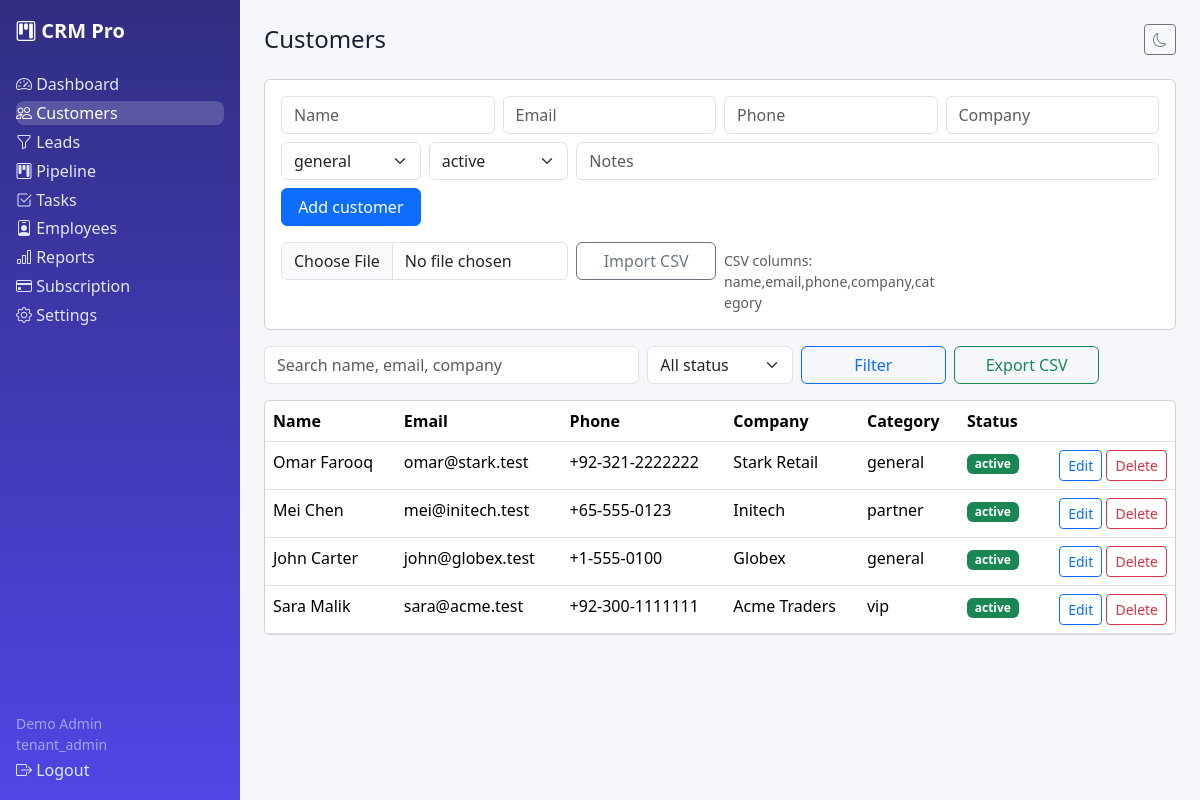
The app's page /customers.php (signed in) with its own data.
### tables this page shows
CREATE TABLE customers (id INT UNSIGNED AUTO_INCREMENT PRIMARY KEY, tenant_id INT UNSIGNED NOT NULL, name VARCHAR(150) NOT NULL, email VARCHAR(190) NULL, phone VARCHAR(40) NULL, company VARCHAR(150) NULL, category VARCHAR(60) NOT NULL DEFAULT 'general', status ENUM('active','inactive') NOT NULL DEFAULT 'active', notes TEXT NULL, created_at DATETIME NOT NULL DEFAULT CURRENT_TIMESTAMP, INDEX idx_cust_tenant(tenant_id), INDEX idx_cust_name(name), CONSTRAINT fk_cust_tenant FOREIGN KEY(tenant_id) REFERENCES tenants(id) ON DELETE CASCADE);

### includes/functions.php (called while the page is built, shortened)
<?php
function e(?string $v): string { return htmlspecialchars($v ?? '', ENT_QUOTES, 'UTF-8'); }

### customers.php (the view, shortened to what this page needs)
<?php require_once __DIR__ . '/includes/auth.php'; $user=require_role(['tenant_admin','manager','employee']); $pdo=db(); check_tenant_active($pdo); $tid=require_tenant(); $base='';
$q=trim($_GET['q']??''); $status=$_GET['status']??'';
$sql='SELECT * FROM customers WHERE tenant_id=?'; $args=[$tid]; $sql.=' ORDER BY id DESC';
$s=$pdo->prepare($sql); $s->execute($args); $rows=$s->fetchAll(); $edit=null; if(!empty($_GET['edit'])){$s=$pdo->prepare('SELECT * FROM customers WHERE id=? AND tenant_id=?');$s->execute([(int)$_GET['edit'],$tid]);$edit=$s->fetch();}
include __DIR__ . '/includes/header.php'; ?>
<div class="card p-3 mb-3"><form class="row g-2" method="post"><?= csrf_field() ?><input type="hidden" name="id" value="<?= e($edit['id']??'') ?>">
<?php foreach([['name','Name',1],['email','Email',0],['phone','Phone',0],['company','Company',0]] as [$f,$l,$r]): ?><div class="col-md-3"><input class="form-control" name="<?= $f ?>" placeholder="<?= $l ?>" value="<?= e($edit[$f]??'') ?>" <?= $r?'required':'' ?>></div><?php endforeach; ?>
<div class="col-md-2"><select class="form-select" name="category"><?php foreach(['general','vip','partner'] as $c): ?><option <?= ($edit['category']??'')===$c?'selected':'' ?>><?= $c ?></option><?php endforeach; ?></select></div>
<div class="col-md-2"><select class="form-select" name="status"><?php foreach(['active','inactive'] as $c): ?><option <?= ($edit['status']??'active')===$c?'selected':'' ?>><?= $c ?></option><?php endforeach; ?></select></div>
<div class="col-md-8"><input class="form-control" name="notes" placeholder="Notes" value="<?= e($edit['notes']??'') ?>"></div>
<div class="col-md-2"><button class="btn btn-primary w-100"><?= $edit?'Update':'Add' ?> customer</button></div></form>
<form class="row g-2 mt-2" method="post" enctype="multipart/form-data"><?= csrf_field() ?><input type="hidden" name="action" value="import"><div class="col-md-4"><input class="form-control" type="file" name="csv" accept=".csv" required></div><div class="col-md-2"><button class="btn btn-outline-secondary w-100">Import CSV</button></div><div class="col-md-3 text-muted small pt-2">CSV columns: name,email,phone,company,category</div></form></div>
<form class="row g-2 mb-3" method="get"><div class="col-md-5"><input class="form-control" name="q" value="<?= e($q) ?>" placeholder="Search name, email, company"></div>
<div class="col-md-2"><select class="form-select" name="status"><option value="">All status</option></select></div>
<div class="col-md-2"><button class="btn btn-outline-primary w-100">Filter</button></div><div class="col-md-2"><a class="btn btn-outline-success w-100" href="?export=1">Export CSV</a></div></form>
<div class="card p-0 overflow-auto"><table class="table table-hover mb-0"><thead><tr><th>Name</th><th>Email</th><th>Phone</th><th>Company</th><th>Category</th><th>Status</th><th></th></tr></thead><tbody>
<?php foreach($rows as $r): ?><tr><td><?= e($r['name']) ?></td><td><?= e($r['email']) ?></td><td><?= e($r['phone']) ?></td><td><?= e($r['company']) ?></td><td><?= e($r['category']) ?></td><td><span class="badge bg-success"><?= e($r['status']) ?></span></td>
<td class="text-end"><a class="btn btn-sm btn-outline-primary" href="?edit=<?= $r['id'] ?>">Edit</a>
<form method="post" class="d-inline"><button class="btn btn-sm btn-outline-danger" data-confirm="Delete this customer?">Delete</button></form></td></tr><?php endforeach; ?>
</tbody></table></div><?php include __DIR__ . '/includes/footer.php'; ?>

### assets/css/style.css (style rules this page uses)
:root { --brand:#4f46e5;--bg:#f6f7fb;--card:#fff;--text:#172033 }
body { background:var(--bg);color:var(--text);font-family:system-ui,-apple-system,"Segoe UI",Roboto,sans-serif }

### records on screen
customers: name "Omar Farooq", email "omar@stark.test", phone "+92-321-2222222", company "Stark Retail", category "general", status "active"
customers: name "Mei Chen", email "mei@initech.test", phone "+65-555-0123", company "Initech", category "partner", status "active"
customers: name "John Carter", email "john@globex.test", phone "+1-555-0100", company "Globex", category "general", status "active"
customers: name "Sara Malik", email "sara@acme.test", phone "+92-300-1111111", company "Acme Traders", category "vip", status "active"

### other values on screen
current_user()['name'] "Demo Admin"
current_user()['role'] "tenant_admin"
$pageTitle "Customers"
form field category "general"
form field status "active"
